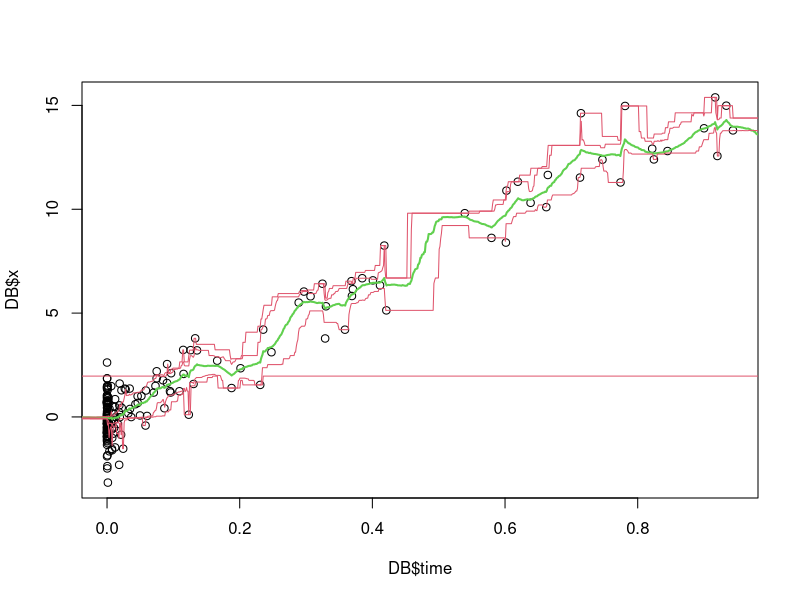
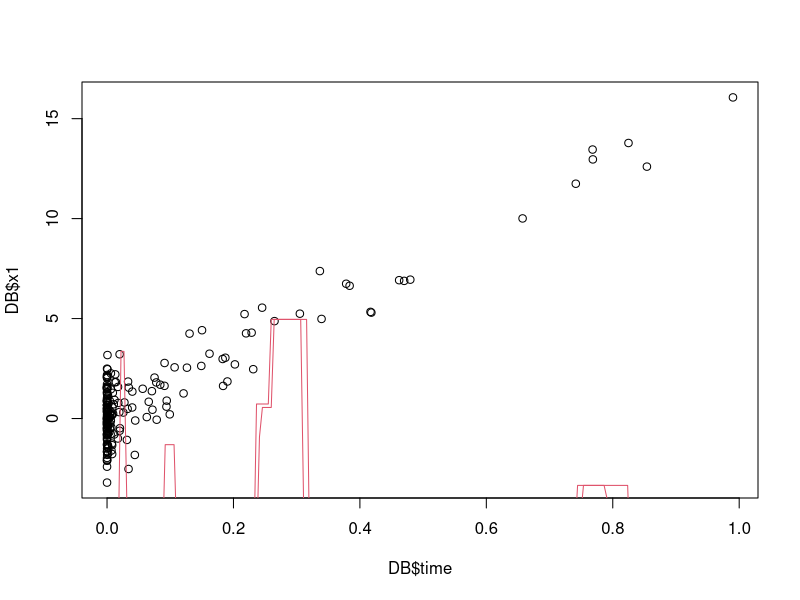

Reproduce these figures in R, in order.
#### Smooth functions evaluated in concentrated observations
#### Description
####
####     code created to run a smoothed function f over concentrated 
####     but continuous events, with a mark, and returns the value of f
####     evaluated over the marks and for some intervals
####
#### Usage
#### SmoothW(data, fun, 
####         bw = 256,
####         part = 0.2,
####         iter = 100, 
####         bw = 0.1)
####
#### Arguments
#### data - data frame containing two numeric arguments:
####            t = time  
####            x = marks
#### fun - function to apply to the set x
#### bw - number of observations to return
#### part - a value between 0 and 1 which is the max length of the partition for refinement. 
#### larger values of part return a coarser partition. Smaller values 
#### take longer and give less smooth values
#### iter - iterations of the code




f <- function(DB, fun,
              bw = 256,
              part = 0.2,
              iter = 100){
  u <- range(DB$time)
  l <- u[2] - u[1]
  #### the points in which the function is evaluated
  tCells <- seq(from = u[1] - .1*l, 
                to = u[2] + .1*l, 
                length.out = bw)
  
  #### the matrix has as basis only NA
  NT <- matrix(rep(NA, length(tCells) * iter), nrow = iter)
  #### for the first evaluation, it gives an overall value of the function
  NT[1, ] <- fun(DB)
  for (j in 2:iter){
    #### create a random partition
    Part <- seq(from = u[1]-runif(1)*.1 * l, 
                to = u[2]+runif(1)*.1 * l, 
                by = runif(1)* part *l)
    
    #### for the partition, identigy observations inside and evaluate the function
    for (k in 1:(length(Part)-1)){
      Qm <- Part[k]
      QM <- Part[k+1]
      
      #### observations inside the window
      D <- DB$time >= Qm & DB$time  < QM
      
      #### cells inside the window
      InCell <- tCells >= Qm & tCells  < QM
      
      #### only if cells are not empty and there are observations
      if (sum(D) > 0 & sum(InCell) > 0){
        NT[j,InCell] <- fun(DB[D,])
      }
    }
  }
  Swipe <- list(EvalTime = tCells,
                ObsMean = apply(NT, 2, mean, na.rm = TRUE),
                ObsMax = apply(NT, 2, max, na.rm = TRUE),
                ObsMin = apply(NT, 2, min, na.rm = TRUE),
                Obs05 = apply(NT, 2, quantile, probs = 0.05, na.rm = TRUE),
                Obs95 = apply(NT, 2, quantile, probs = 0.95, na.rm = TRUE))  
}




### test set
n <- 200
t <- runif(n)^8
x <- 16 * t + rnorm(n)
DB <- data.frame(x = x, time = t)

g <- function(DB){return(mean(DB$x))}
Res <- f(DB, fun = g, 
         part = 0.1,
         bw = 1000, iter = 200)
plot(DB$time, DB$x)
points(Res$EvalTime, Res$ObsMean, type = "l", col = 3, lwd = 2)
points(Res$EvalTime, Res$ObsMax, type = "l", col = 2)
points(Res$EvalTime, Res$ObsMin, type = "l", col = 2)
points(Res$EvalTime, Res$Obs05, type = "l", col = 2)
points(Res$EvalTime, Res$Obs95, type = "l", col = 2)




### test set 2
### the function returns a regression coeffiicient for observations within range
n <- 200
t <- runif(n)^8
x1 <- 16 * t + rnorm(n)
x2 <- -8 * x1 + 2* rnorm(n)
g <- function(DB){ 
  m <- lm(DB$x2 ~ DB$x1)
  return(m$coefficients[2])
  }
DB <- data.frame(x1 = x1, x2 = x2, time = t)


Res <- f(DB, fun = g)
plot(DB$time, DB$x1)
points(Res$EvalTime, Res$ObsMean, type = "l", col = 2, lwd = 2)
points(Res$EvalTime, Res$ObsMax, type = "l", col = 2)
points(Res$EvalTime, Res$ObsMin, type = "l", col = 2)
points(Res$EvalTime, Res$Obs05, type = "l", col = 2)
points(Res$EvalTime, Res$Obs95, type = "l", col = 2)

